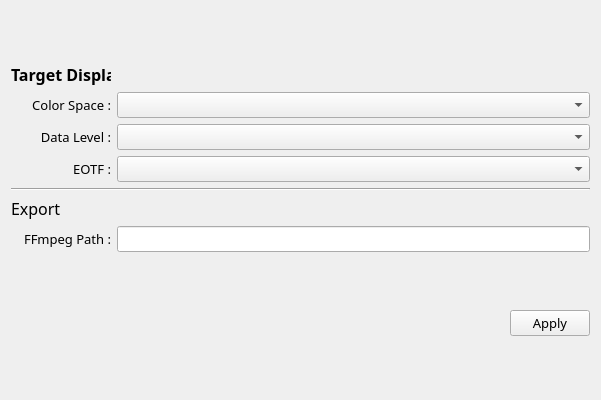
<?xml version="1.0" encoding="UTF-8"?>
<ui version="4.0">
 <class>setting</class>
 <widget class="QWidget" name="setting">
  <property name="windowModality">
   <enum>Qt::ApplicationModal</enum>
  </property>
  <property name="geometry">
   <rect>
    <x>0</x>
    <y>0</y>
    <width>601</width>
    <height>400</height>
   </rect>
  </property>
  <property name="sizePolicy">
   <sizepolicy hsizetype="Minimum" vsizetype="Minimum">
    <horstretch>0</horstretch>
    <verstretch>0</verstretch>
   </sizepolicy>
  </property>
  <property name="minimumSize">
   <size>
    <width>600</width>
    <height>400</height>
   </size>
  </property>
  <property name="font">
   <font>
    <pointsize>10</pointsize>
   </font>
  </property>
  <property name="windowTitle">
   <string>Porkplayer Setting</string>
  </property>
  <layout class="QVBoxLayout" name="verticalLayout_2">
   <item>
    <layout class="QVBoxLayout" name="vb_1" stretch="0,0,0">
     <property name="sizeConstraint">
      <enum>QLayout::SetDefaultConstraint</enum>
     </property>
     <item>
      <layout class="QGridLayout" name="gd_1" columnstretch="1,0">
       <property name="sizeConstraint">
        <enum>QLayout::SetDefaultConstraint</enum>
       </property>
       <item row="1" column="1">
        <widget class="QComboBox" name="s_colorSpaceBox">
         <property name="font">
          <font>
           <family>Bahnschrift Light</family>
           <pointsize>10</pointsize>
          </font>
         </property>
         <property name="editable">
          <bool>false</bool>
         </property>
         <property name="currentText">
          <string/>
         </property>
         <property name="currentIndex">
          <number>-1</number>
         </property>
        </widget>
       </item>
       <item row="2" column="1">
        <widget class="QComboBox" name="s_dataLevelBox">
         <property name="font">
          <font>
           <family>Bahnschrift Light</family>
           <pointsize>10</pointsize>
          </font>
         </property>
        </widget>
       </item>
       <item row="3" column="1">
        <widget class="QComboBox" name="s_eotfBox">
         <property name="font">
          <font>
           <family>Bahnschrift Light</family>
           <pointsize>10</pointsize>
          </font>
         </property>
        </widget>
       </item>
       <item row="2" column="0">
        <widget class="QLabel" name="s_dataLevelText">
         <property name="font">
          <font>
           <family>Bahnschrift Light</family>
           <pointsize>10</pointsize>
          </font>
         </property>
         <property name="text">
          <string>Data Level :</string>
         </property>
         <property name="alignment">
          <set>Qt::AlignRight|Qt::AlignTrailing|Qt::AlignVCenter</set>
         </property>
        </widget>
       </item>
       <item row="0" column="0">
        <widget class="QLabel" name="s_displaySettingText">
         <property name="sizePolicy">
          <sizepolicy hsizetype="Maximum" vsizetype="Fixed">
           <horstretch>0</horstretch>
           <verstretch>0</verstretch>
          </sizepolicy>
         </property>
         <property name="maximumSize">
          <size>
           <width>100</width>
           <height>16777215</height>
          </size>
         </property>
         <property name="font">
          <font>
           <family>Bahnschrift SemiBold</family>
           <pointsize>12</pointsize>
           <weight>75</weight>
           <bold>true</bold>
          </font>
         </property>
         <property name="text">
          <string>Target Display</string>
         </property>
        </widget>
       </item>
       <item row="3" column="0">
        <widget class="QLabel" name="s_eotfText">
         <property name="font">
          <font>
           <family>Bahnschrift Light</family>
           <pointsize>10</pointsize>
          </font>
         </property>
         <property name="text">
          <string>EOTF :</string>
         </property>
         <property name="alignment">
          <set>Qt::AlignRight|Qt::AlignTrailing|Qt::AlignVCenter</set>
         </property>
        </widget>
       </item>
       <item row="1" column="0">
        <widget class="QLabel" name="s_colorSpcaeText">
         <property name="sizePolicy">
          <sizepolicy hsizetype="Preferred" vsizetype="Preferred">
           <horstretch>0</horstretch>
           <verstretch>0</verstretch>
          </sizepolicy>
         </property>
         <property name="font">
          <font>
           <family>Bahnschrift Light</family>
           <pointsize>10</pointsize>
          </font>
         </property>
         <property name="text">
          <string>Color Space :</string>
         </property>
         <property name="alignment">
          <set>Qt::AlignRight|Qt::AlignTrailing|Qt::AlignVCenter</set>
         </property>
        </widget>
       </item>
      </layout>
     </item>
     <item>
      <widget class="Line" name="s_ffmpegPathText">
       <property name="orientation">
        <enum>Qt::Horizontal</enum>
       </property>
      </widget>
     </item>
     <item>
      <layout class="QGridLayout" name="gd_2" columnstretch="1,0">
       <item row="0" column="0">
        <widget class="QLabel" name="s_exportSettingText">
         <property name="sizePolicy">
          <sizepolicy hsizetype="Maximum" vsizetype="Fixed">
           <horstretch>0</horstretch>
           <verstretch>0</verstretch>
          </sizepolicy>
         </property>
         <property name="maximumSize">
          <size>
           <width>100</width>
           <height>16777215</height>
          </size>
         </property>
         <property name="font">
          <font>
           <family>Bahnschrift SemiBold</family>
           <pointsize>12</pointsize>
          </font>
         </property>
         <property name="text">
          <string>Export</string>
         </property>
        </widget>
       </item>
       <item row="1" column="0">
        <widget class="QLabel" name="s_ffmpegPathTitle">
         <property name="font">
          <font>
           <family>Bahnschrift Light</family>
           <pointsize>10</pointsize>
          </font>
         </property>
         <property name="text">
          <string>FFmpeg Path :</string>
         </property>
         <property name="alignment">
          <set>Qt::AlignRight|Qt::AlignTrailing|Qt::AlignVCenter</set>
         </property>
        </widget>
       </item>
       <item row="1" column="1">
        <widget class="QLineEdit" name="s_ffmpegPathEdit">
         <property name="font">
          <font>
           <family>Bahnschrift Light</family>
           <pointsize>10</pointsize>
          </font>
         </property>
        </widget>
       </item>
      </layout>
     </item>
    </layout>
   </item>
   <item>
    <layout class="QHBoxLayout" name="horizontalLayout">
     <item>
      <spacer name="horizontalSpacer">
       <property name="orientation">
        <enum>Qt::Horizontal</enum>
       </property>
       <property name="sizeHint" stdset="0">
        <size>
         <width>40</width>
         <height>20</height>
        </size>
       </property>
      </spacer>
     </item>
     <item>
      <widget class="QPushButton" name="s_applyBtn">
       <property name="font">
        <font>
         <family>Bahnschrift Light</family>
         <pointsize>10</pointsize>
        </font>
       </property>
       <property name="text">
        <string>Apply</string>
       </property>
      </widget>
     </item>
    </layout>
   </item>
  </layout>
 </widget>
 <resources/>
 <connections/>
</ui>
